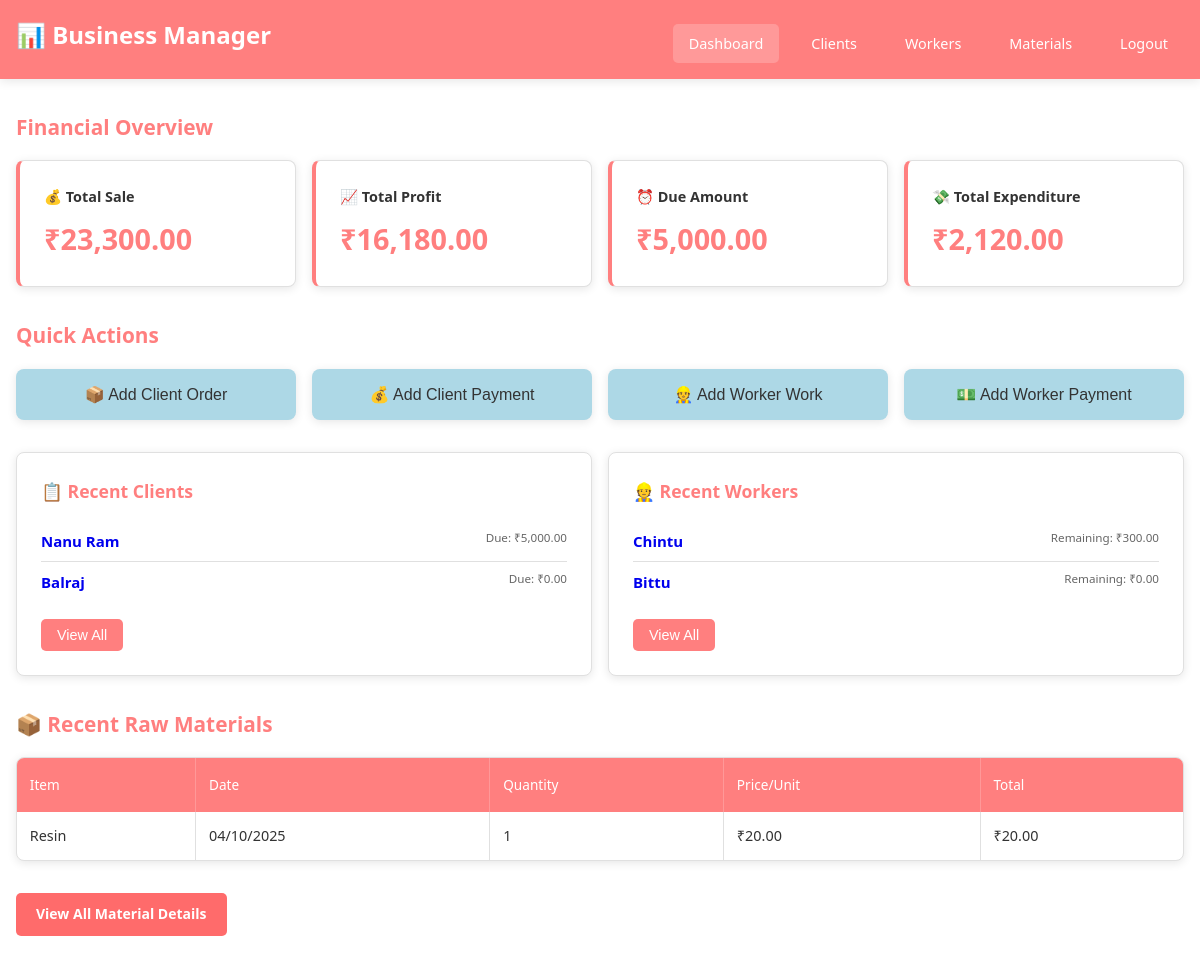
The page / (signed in) on the database as committed earlier.
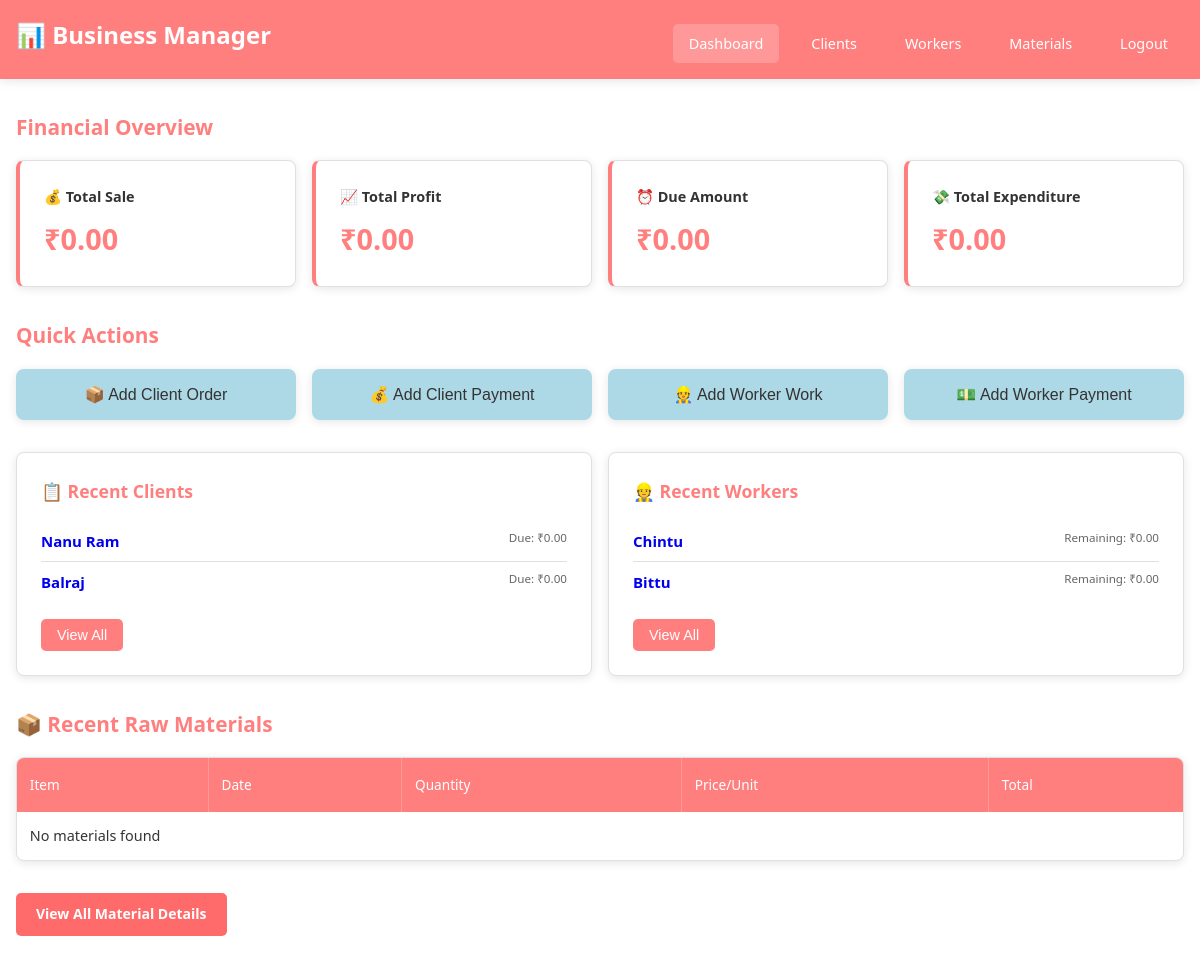
The same page on the database as committed later.
### app/models.py (models this page shows)
class client_workers(db.Model) :
    cw_id = db.Column(db.Integer, primary_key = True)
    client_name = db.Column(db.String(100), nullable = False)
    status = db.Column(db.String(100), nullable = False)
    client_order = db.relationship('Client_Order_Details', backref='student', lazy=True)
    client_payment = db.relationship('client_payment_details', backref='student', lazy=True)

class raw_material(db.Model):
    raw_id = db.Column(db.Integer, primary_key=True)
    item = db.Column(db.String(100), nullable = False)
    date = db.Column(db.Date, nullable = False)
    quantity = db.Column(db.Integer, nullable = False)
    price = db.Column(db.Float, nullable = False)
    amount = db.Column(db.Integer, db.Computed('quantity * price'))

### app/routes/tasks.py (the view)
    def wrapper(*args, **kwargs):
        if 'user' not in session:
            flash("⚠️ Please login first to continue.", "warning")
            return redirect(url_for('auth.login'))
        return view_func(*args, **kwargs)

### app/routes/tasks.py (called while the page is built)
def login_required(view_func):
    def wrapper(*args, **kwargs):
        if 'user' not in session:
            flash("⚠️ Please login first to continue.", "warning")
            return redirect(url_for('auth.login'))
        return view_func(*args, **kwargs)
    wrapper.__name__ = view_func.__name__
    return wrapper

### app/templates/index.html (shortened to what the changed rows need)
{% extends "base.html" %}
{% block content %}
<section class="summary-section">
    <h2>Financial Overview</h2>
    <div class="summary-grid">
        <div class="summary-card">
            <h3>💰 Total Sale</h3>
            <p class="amount">₹{{ "{:,.2f}".format(summary.total_sale or 0) }}</p>
        </div>
        <div class="summary-card">
            <h3>📈 Total Profit</h3>
            <p class="amount">₹{{ "{:,.2f}".format(summary.total_profit or 0) }}</p>
        </div>
        <div class="summary-card">
            <h3>⏰ Due Amount</h3>
            <p class="amount due">₹{{ "{:,.2f}".format(summary.due_amount or 0) }}</p>
        </div>
        <div class="summary-card">
            <h3>💸 Total Expenditure</h3>
            <p class="amount">₹{{ "{:,.2f}".format(summary.total_expenditure or 0) }}</p>
        </div>
    </div>
</section>
<section class="actions-section">
    <h2>Quick Actions</h2>
</section>
<section class="lists-section">
    <div class="lists-grid">
        <div class="list-card">
            <ul>
                {% for client in recent_clients %}
                    <li>
                        <a style="text-decoration: none; font-size: 15px;" href="{{ url_for('tasks.show_client', name=client['name']) }}">
                            <strong>{{ client['name'] }}</strong>
                        </a>
                        <small style="float: right; color: #666;">
                            Due: ₹{{ "{:,.2f}".format(client['due_amount'] or 0) }}
                        </small>
                    </li>
                {% else %}
                    <li>No clients found</li>
                {% endfor %}
            </ul>
        </div>
        <div class="list-card">
            <ul>
                {% for worker in recent_workers %}
                    <li>
                        <a style="text-decoration: none; font-size: 15px;" href="{{ url_for('tasks.show_worker', name=worker['name']) }}">
                            <strong>{{ worker['name'] }}</strong>
                        </a>
                        <small style="float: right; color: #666;">
                            Remaining: ₹{{ "{:,.2f}".format(worker['due_amount'] or 0) }}
                        </small>
                    </li>
                {% else %}
                    <li>No workers found</li>
                {% endfor %}
            </ul>
        </div>
    </div>
</section>
<section class="materials-section">
    <h2>📦 Recent Raw Materials</h2>
    <div class="table-container">
        <table>
            <thead>
                <tr>
                    <th>Item</th>
                    <th>Date</th>
                    <th>Quantity</th>
                    <th>Price/Unit</th>
                    <th>Total</th>
                </tr>
            </thead>
            <tbody>
                {% for material in recent_materials %}
                    <tr>
                        <td>{{ material.name }}</td>
                        <td>{{ material.date.strftime('%d/%m/%Y') if material.date else '-' }}</td>
                        <td>{{ material.quantity }} {{ material.unit or '' }}</td>
                        <td>₹{{ "{:,.2f}".format(material.price or 0) }}</td>
                        <td>₹{{ "{:,.2f}".format((material.amount) if material.quantity and material.price else 0) }}</td>
                    </tr>
                {% else %}
                    <tr>
                        <td colspan="5">No materials found</td>
                    </tr>
                {% endfor %}
            </tbody>
        </table>
    </div>
</section>
{% endblock %}

Rows that differ between the two databases and show on the page:
removed raw_material: name "Resin", date "04/10/2025", quantity "1", price "20.00", quantity+price "20.00"
computed for client_workers "Nanu Ram": client "5,000.00" → "0.00"
computed for client_workers "Chintu": worker "300.00" → "0.00"
Other text that changed with them:
{{ "{:,.2f}".format(summary.total_sale or 0) }}: "23,300.00" → "0.00"
{{ "{:,.2f}".format(summary.total_profit or 0) }}: "16,180.00" → "0.00"
{{ "{:,.2f}".format(summary.due_amount or 0) }}: "5,000.00" → "0.00"
{{ "{:,.2f}".format(summary.total_expenditure or 0) }}: "2,120.00" → "0.00"
text now shown: "No materials found"
